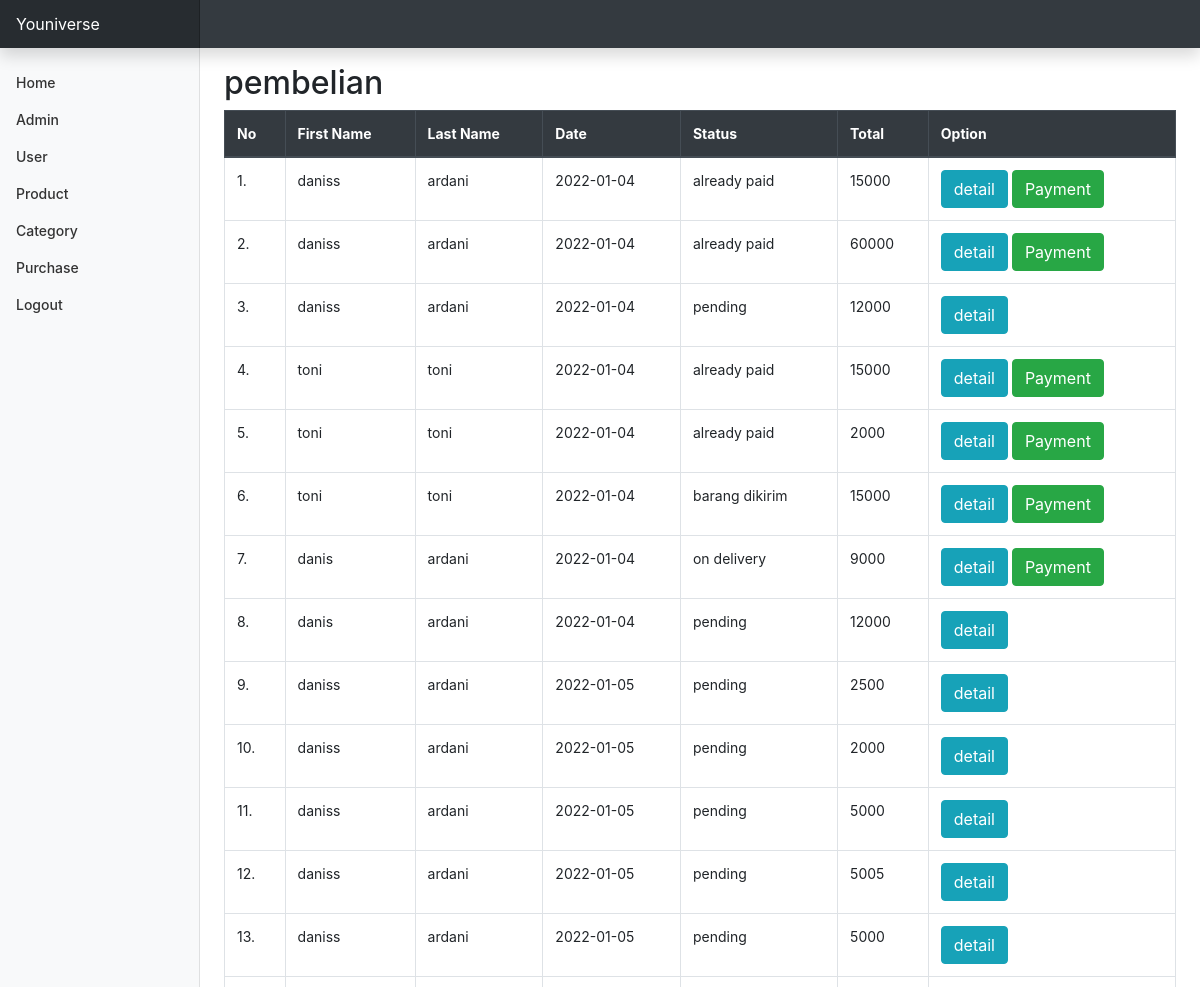
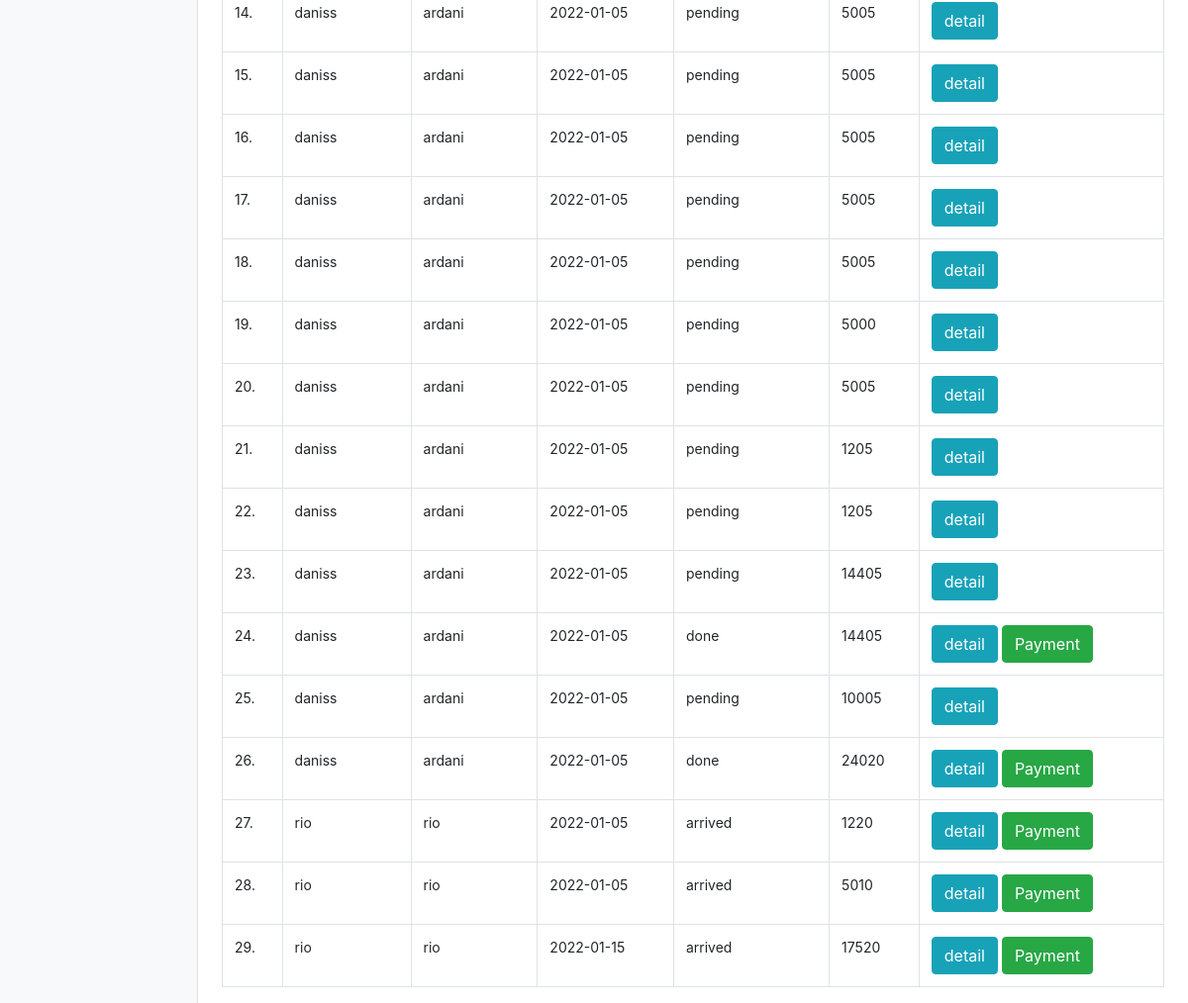
Screenshot of /admin/index.php?halaman=pembelian with the database file from the repository (2 pictures, top to bottom).
### tables this page shows
CREATE TABLE `purchase` (
  `purchase_id` int(11) NOT NULL,
  `email` varchar(100) NOT NULL,
  `purchase_date` date NOT NULL,
  `purchase_total` int(11) NOT NULL,
  `shipping_id` int(11) NOT NULL,
  `shipping_city` varchar(100) NOT NULL,
  `shipping_price` int(11) NOT NULL,
  `shipping_address` text NOT NULL,
  `purchase_status` varchar(100) NOT NULL DEFAULT 'pending',
  `delivery_receipt` varchar(50) NOT NULL
);

CREATE TABLE `user` (
  `email` varchar(100) NOT NULL,
  `password` varchar(100) DEFAULT NULL,
  `first_name` varchar(100) DEFAULT NULL,
  `last_name` varchar(100) NOT NULL,
  `status` varchar(100) DEFAULT NULL,
  `phone` varchar(20) NOT NULL DEFAULT '',
  `address` text DEFAULT NULL,
  `question` varchar(100) NOT NULL,
  `answer` varchar(100) NOT NULL,
  `pic` varchar(100) NOT NULL DEFAULT 'user.jpg'
);

### admin/pembelian.php (the view)
<h2>pembelian</h2>
<table class="table table-bordered table-hover">
    <thead class="thead-dark">
        <tr>
            <th>No</th>
            <th>First Name</th>
            <th>Last Name</th>
            <th>Date</th>
            <th>Status</th>
            <th>Total</th>
            <th>Option</th>
        </tr>
    </thead>
    <tbody>
        <?php $counter=1;?>
        <?php $result = $conn->query("SELECT * FROM purchase JOIN user ON purchase.email=user.email");?>
        <?php while ($row = $result->fetch_assoc()){?>
        <tr>
            <td><?php echo $counter;?>.</td>
            <td><?php echo $row['first_name'];?></td>
            <td><?php echo $row['last_name'];?></td>
            <td><?php echo $row['purchase_date'];?></td>
            <td><?php echo $row['purchase_status'];?></td>
            <td><?php echo $row['purchase_total'];?></td>
            <td>
                <a href="index.php?halaman=detail&id=<?php echo $row['purchase_id'];?>" class="btn btn-info">detail</a>
                <?php
                if($row['purchase_status'] !== 'pending'):?>
                <a href="index.php?halaman=pembayaran&id=<?php echo $row['purchase_id'];?>" class="btn btn-success">Payment</a>
                <?php endif ?>
            </td>
        </tr>
        <?php $counter++;?>
        <?php }?>
    </tbody>
</table>

### admin/assets/css/styles.css (style rules this page uses)
body { font-size: .875rem; }

### rows the page displays
purchase: user.first_name "daniss", user.last_name "ardani", purchase_date "2022-01-04", purchase_status "already paid", purchase_total "15000"
purchase: user.first_name "daniss", user.last_name "ardani", purchase_date "2022-01-04", purchase_status "already paid", purchase_total "60000"
purchase: user.first_name "daniss", user.last_name "ardani", purchase_date "2022-01-04", purchase_status "pending", purchase_total "12000"
purchase: user.first_name "toni", user.last_name "toni", purchase_date "2022-01-04", purchase_status "already paid", purchase_total "15000"
purchase: user.first_name "toni", user.last_name "toni", purchase_date "2022-01-04", purchase_status "already paid", purchase_total "2000"
purchase: user.first_name "toni", user.last_name "toni", purchase_date "2022-01-04", purchase_status "barang dikirim", purchase_total "15000"
purchase: user.first_name "danis", user.last_name "ardani", purchase_date "2022-01-04", purchase_status "on delivery", purchase_total "9000"
purchase: user.first_name "danis", user.last_name "ardani", purchase_date "2022-01-04", purchase_status "pending", purchase_total "12000"
purchase: user.first_name "daniss", user.last_name "ardani", purchase_date "2022-01-05", purchase_status "pending", purchase_total "2500"
purchase: user.first_name "daniss", user.last_name "ardani", purchase_date "2022-01-05", purchase_status "pending", purchase_total "2000"
purchase: user.first_name "daniss", user.last_name "ardani", purchase_date "2022-01-05", purchase_status "pending", purchase_total "5000"
purchase: user.first_name "daniss", user.last_name "ardani", purchase_date "2022-01-05", purchase_status "pending", purchase_total "5005"
purchase: user.first_name "daniss", user.last_name "ardani", purchase_date "2022-01-05", purchase_status "pending", purchase_total "5000"
purchase: user.first_name "daniss", user.last_name "ardani", purchase_date "2022-01-05", purchase_status "pending", purchase_total "5005"
purchase: user.first_name "daniss", user.last_name "ardani", purchase_date "2022-01-05", purchase_status "pending", purchase_total "5005"
purchase: user.first_name "daniss", user.last_name "ardani", purchase_date "2022-01-05", purchase_status "pending", purchase_total "5005"
purchase: user.first_name "daniss", user.last_name "ardani", purchase_date "2022-01-05", purchase_status "pending", purchase_total "5005"
purchase: user.first_name "daniss", user.last_name "ardani", purchase_date "2022-01-05", purchase_status "pending", purchase_total "5005"
purchase: user.first_name "daniss", user.last_name "ardani", purchase_date "2022-01-05", purchase_status "pending", purchase_total "5000"
purchase: user.first_name "daniss", user.last_name "ardani", purchase_date "2022-01-05", purchase_status "pending", purchase_total "5005"
purchase: user.first_name "daniss", user.last_name "ardani", purchase_date "2022-01-05", purchase_status "pending", purchase_total "1205"
purchase: user.first_name "daniss", user.last_name "ardani", purchase_date "2022-01-05", purchase_status "pending", purchase_total "1205"
purchase: user.first_name "daniss", user.last_name "ardani", purchase_date "2022-01-05", purchase_status "pending", purchase_total "14405"
purchase: user.first_name "daniss", user.last_name "ardani", purchase_date "2022-01-05", purchase_status "done", purchase_total "14405"
purchase: user.first_name "daniss", user.last_name "ardani", purchase_date "2022-01-05", purchase_status "pending", purchase_total "10005"
purchase: user.first_name "daniss", user.last_name "ardani", purchase_date "2022-01-05", purchase_status "done", purchase_total "24020"
purchase: user.first_name "rio", user.last_name "rio", purchase_date "2022-01-05", purchase_status "arrived", purchase_total "1220"
purchase: user.first_name "rio", user.last_name "rio", purchase_date "2022-01-05", purchase_status "arrived", purchase_total "5010"
purchase: user.first_name "rio", user.last_name "rio", purchase_date "2022-01-15", purchase_status "arrived", purchase_total "17520"
